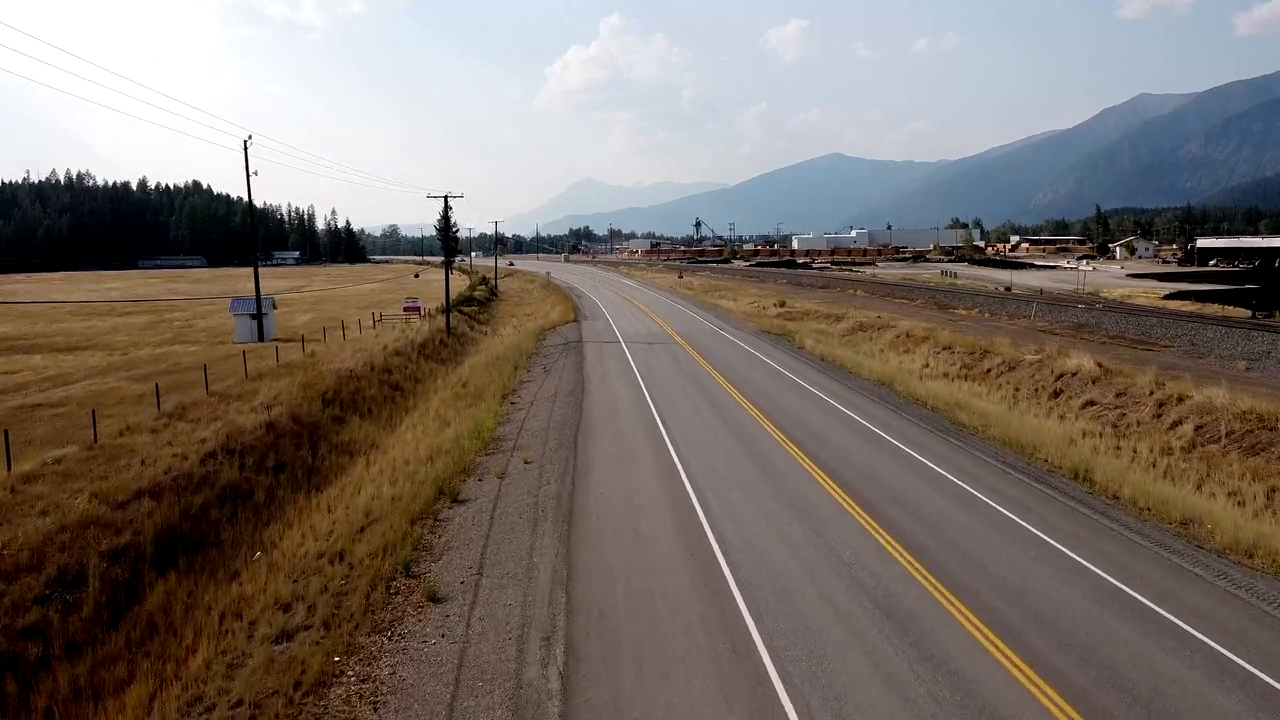
#> input picture frame 30 of 8_road_line_detection/video1.mp4, 1280 x 720 px
$ python road_line_detection.py
#> lines starting #> are read from the running program, lines starting #| are printed output that depends on the picture; after the words box and inside, x2 and y2 are one past the last pixel; in counts of white or black regions, pixels touching at a corner belong together
#> further down, img is the input picture: shape (720, 1280, 3); mean B, G, R 105.4, 112.4, 122.6
import cv2
import numpy as np


def region_of_interest(image, vertices):

    mask = np.zeros_like(image)

    match_mask_color = 255

    cv2.fillPoly(mask, vertices, match_mask_color)

    masked_image = cv2.bitwise_and(image, mask)

    return masked_image


# [23 lines left out: function drawLines, not called in this run]
def drawLines(image, lines):

    image = np.copy(image)

    blank_image = np.zeros(
        (image.shape[0], image.shape[1], 3),
        dtype=np.uint8
    )

    if lines is not None:

        for x1, y1, x2, y2 in lines:

            cv2.line(
                blank_image,
                (x1, y1),
                (x2, y2),
                (0, 255, 0),
                thickness=10
            )

    image = cv2.addWeighted(
        image,
        0.8,
        blank_image,
        1,
        0.0
    )

    return image
def process(image):

    # Burada img yerine image kullanıldı
    height, width = image.shape[0], image.shape[1]

    region_of_interest_vertices = [
        (0, height),
        (width / 2, height / 2),
        (width, height)
    ]

    gray_image = cv2.cvtColor(
        image,
        cv2.COLOR_BGR2GRAY
    )
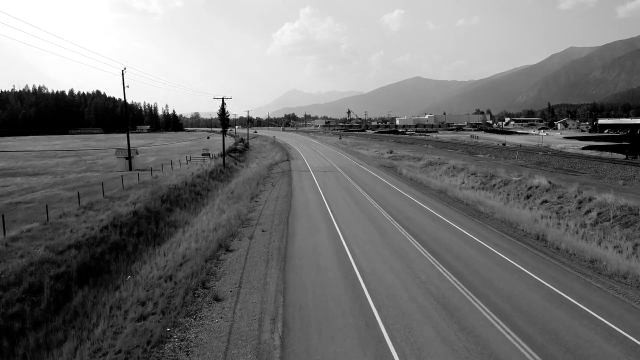
#> gray_image: shape (720, 1280) (shown at 1/2 size); min 0, max 255, mean 114.7

    canny_image = cv2.Canny(
        gray_image,
        250,
        120
    )
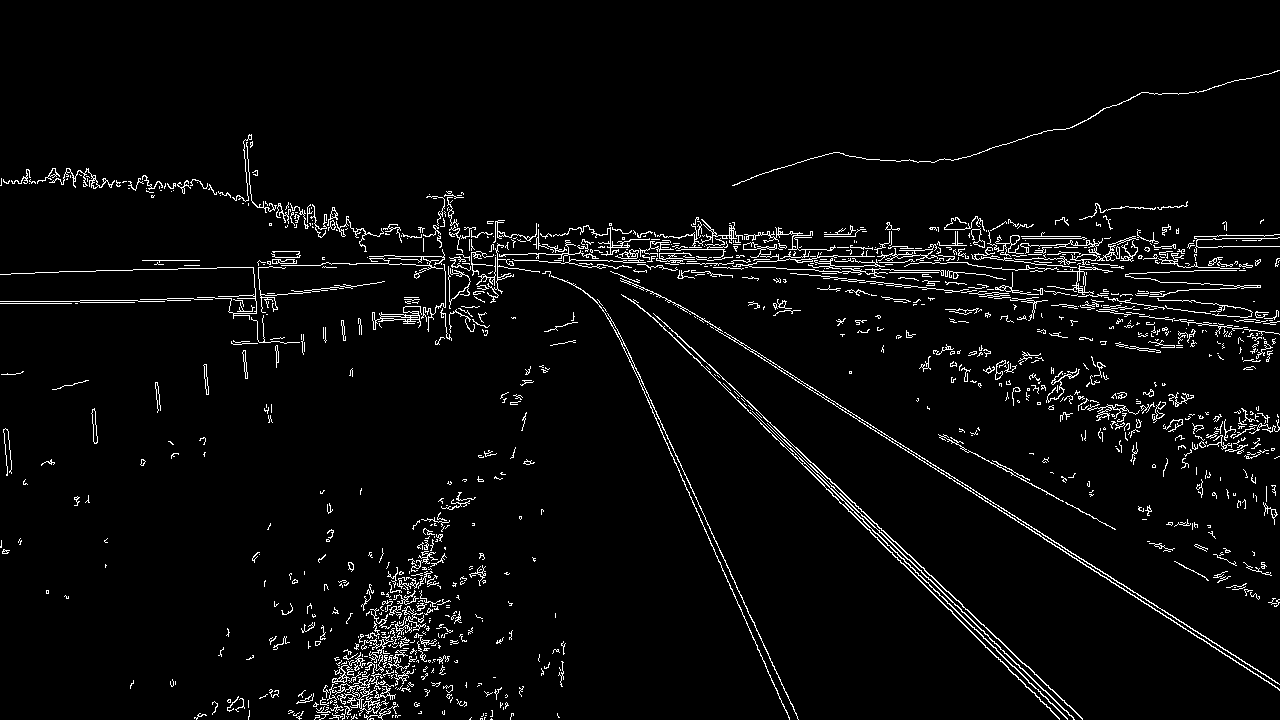
#> canny_image: shape (720, 1280); 3.8% white in thin lines or dots

    cropped_image = region_of_interest(
        canny_image,
        np.array(
            [region_of_interest_vertices],
            np.int32
        )
    )
#> in region_of_interest, `cv2.fillPoly(mask, vertices, match_mask_color)`:
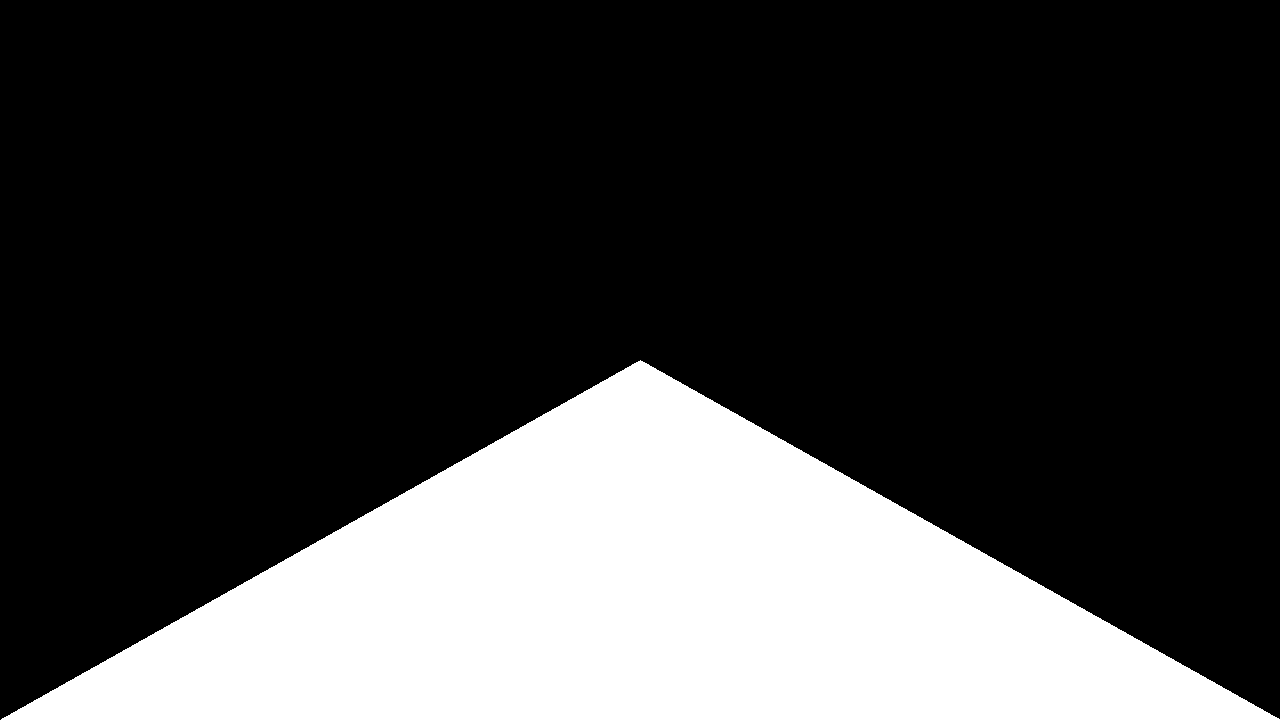
#> mask: shape (720, 1280); 25% white; 1 white region, box (x1, y1, x2, y2) and area: (1, 360, 1280, 720) 230680
#> in region_of_interest, `masked_image = cv2.bitwise_and(image, mask)`:
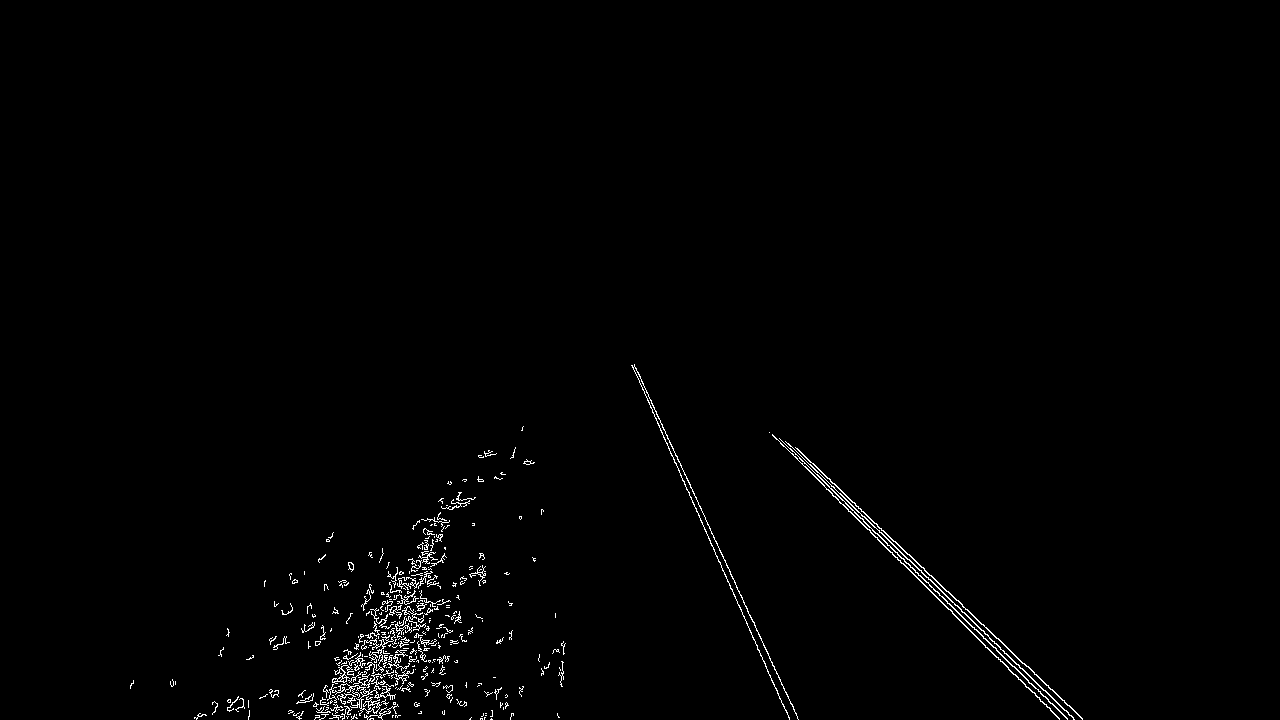
#> masked_image: shape (720, 1280); 0.97% white in thin lines or dots, all inside (x1, y1, x2, y2) = (130, 364, 1083, 720)

    lines = cv2.HoughLinesP(
        cropped_image,
        rho=2,
        theta=np.pi / 180,
        threshold=200,
        lines=np.array([]),
        minLineLength=150,
        maxLineGap=4
    )
#> lines = [[792, 453, 1000, 661], [634, 365, 797, 716], [917, 563, 1079, 715], [632, 365, 789, 718], [788, 443, 1074, 719], [845, 503, 1047, 699]]

    # print(lines)

    imageWithLine = drawLines(
        image,
        lines
    )

    return imageWithLine


cap = cv2.VideoCapture("video1.mp4")


while True:

    success, img = cap.read()

    # Önce success kontrol edilmeli
    if success:

#> (the run stopped early here; a loop or call above may not have finished)

$ run again, starting later in the video
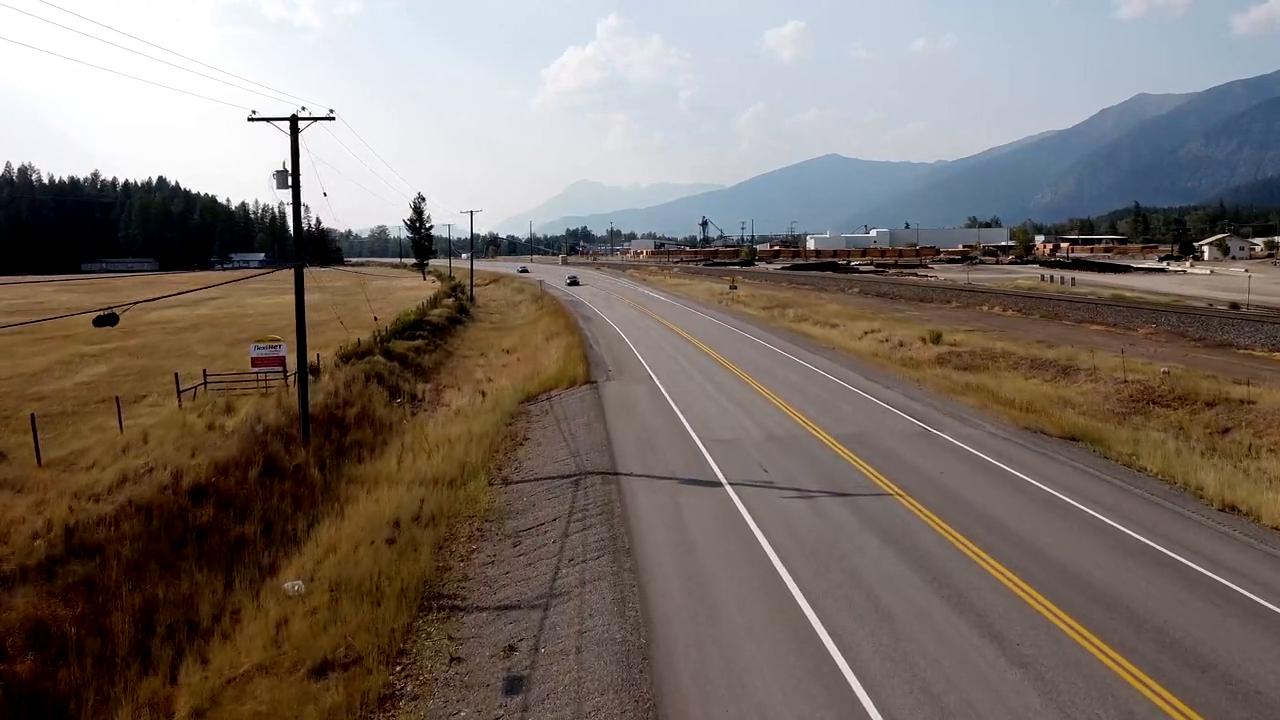
#> input picture frame 137 of 8_road_line_detection/video1.mp4, 1280 x 720 px
#> img is the input picture: shape (720, 1280, 3); mean B, G, R 104.7, 112.1, 122.4
#> in process, `canny_image = cv2.Canny( gray_image, 250, 120 )`:
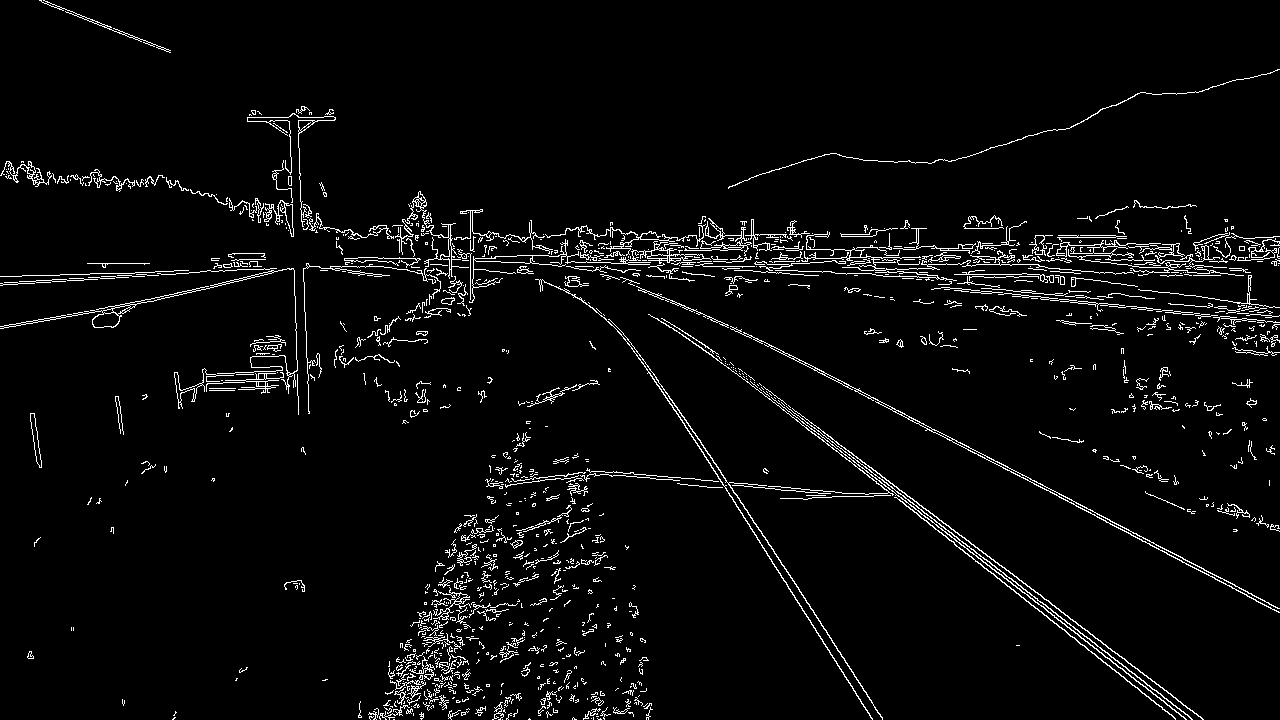
#> canny_image: shape (720, 1280); 3.9% white in thin lines or dots
#> mask: shape (720, 1280); 25% white; 1 white region, box (x1, y1, x2, y2) and area: (1, 360, 1280, 720) 230680
#> in region_of_interest, `masked_image = cv2.bitwise_and(image, mask)`:
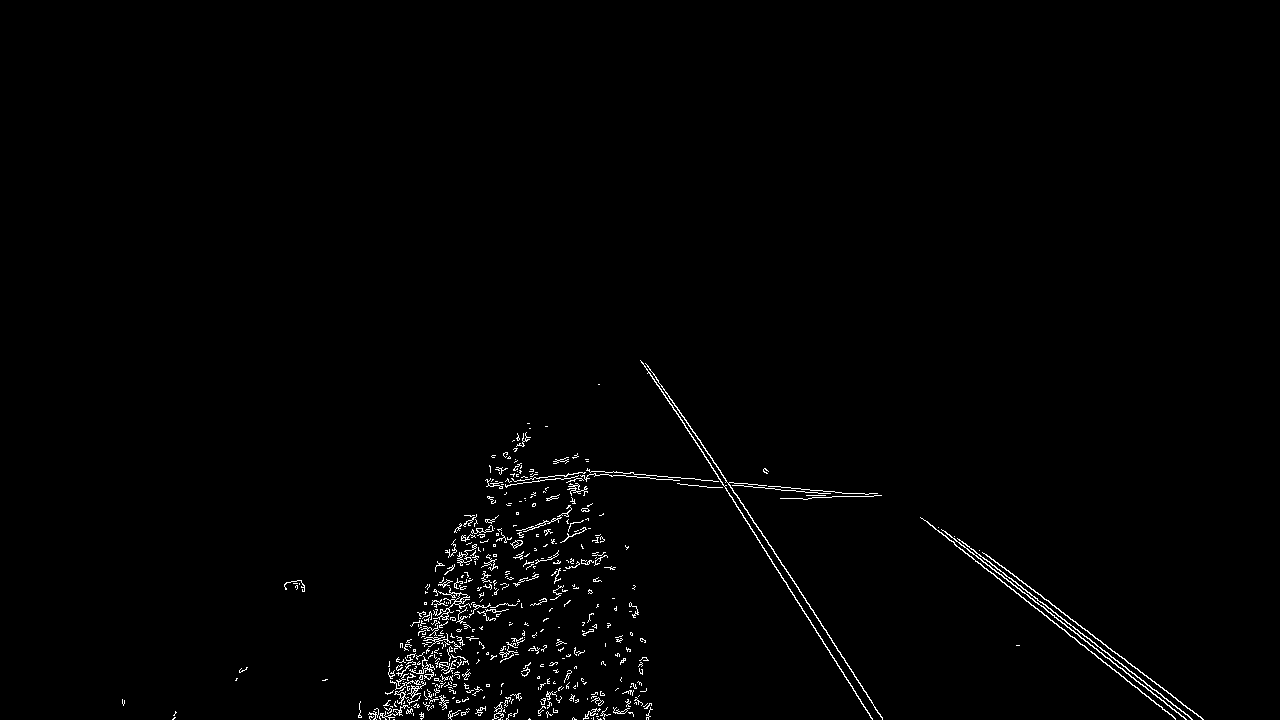
#> masked_image: shape (720, 1280); 1.1% white in thin lines or dots, all inside (x1, y1, x2, y2) = (122, 360, 1204, 720)
#> lines = [[1052, 605, 1203, 719], [650, 373, 771, 559], [1036, 602, 1186, 719], [730, 485, 882, 719], [949, 540, 1172, 715]]

$ run again, starting later in the video
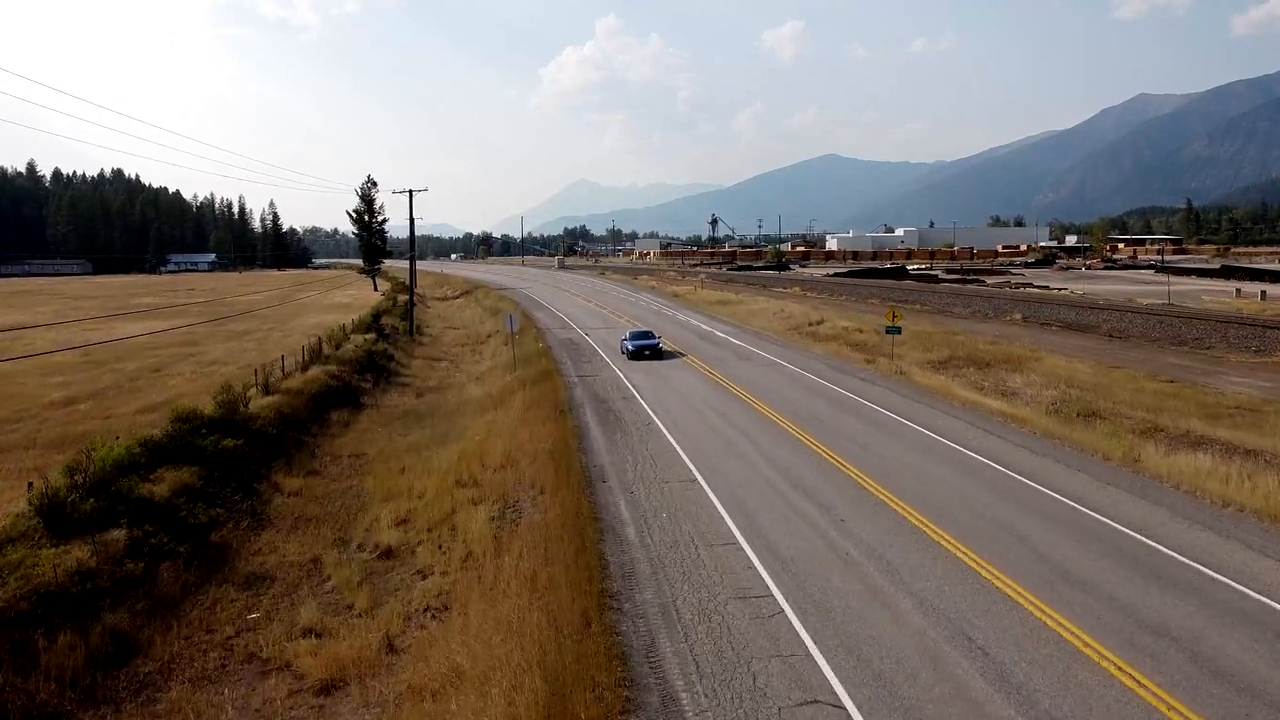
#> input picture frame 244 of 8_road_line_detection/video1.mp4, 1280 x 720 px
#> img is the input picture: shape (720, 1280, 3); mean B, G, R 105.1, 113.5, 124.2
#> in process, `canny_image = cv2.Canny( gray_image, 250, 120 )`:
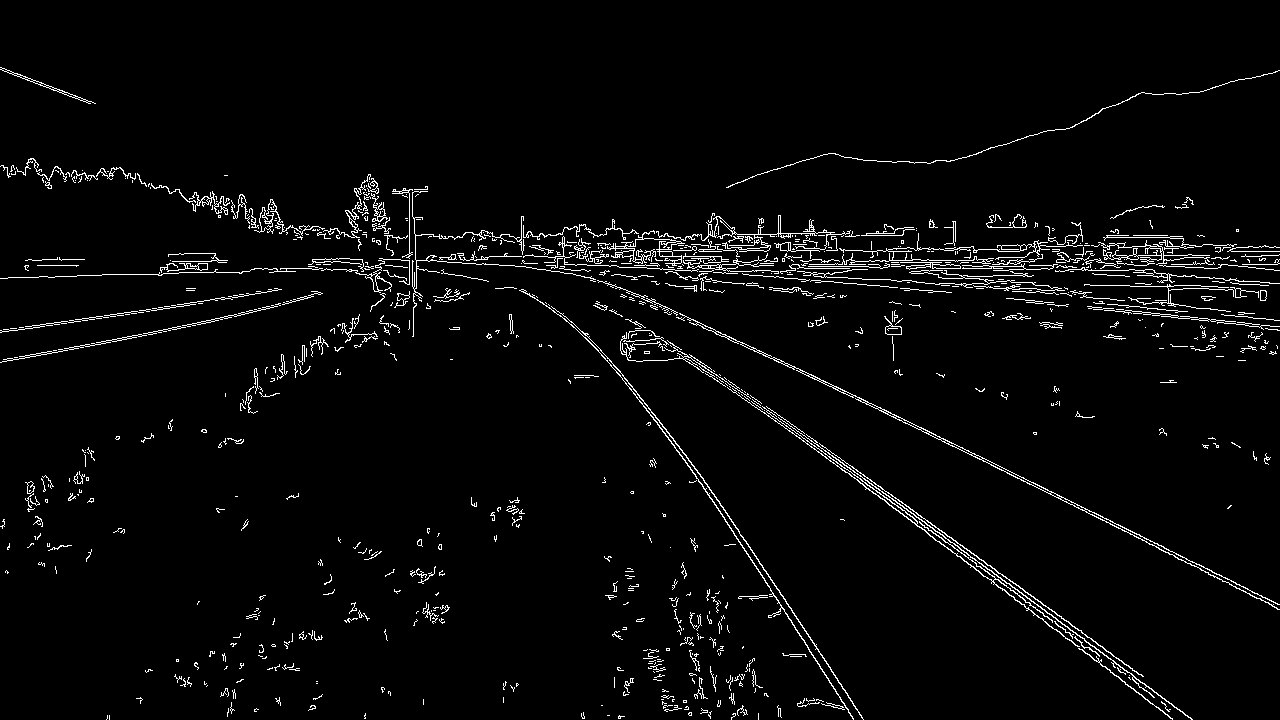
#> canny_image: shape (720, 1280); 3.2% white in thin lines or dots
#> mask: shape (720, 1280); 25% white; 1 white region, box (x1, y1, x2, y2) and area: (1, 360, 1280, 720) 230680
#> in region_of_interest, `masked_image = cv2.bitwise_and(image, mask)`:
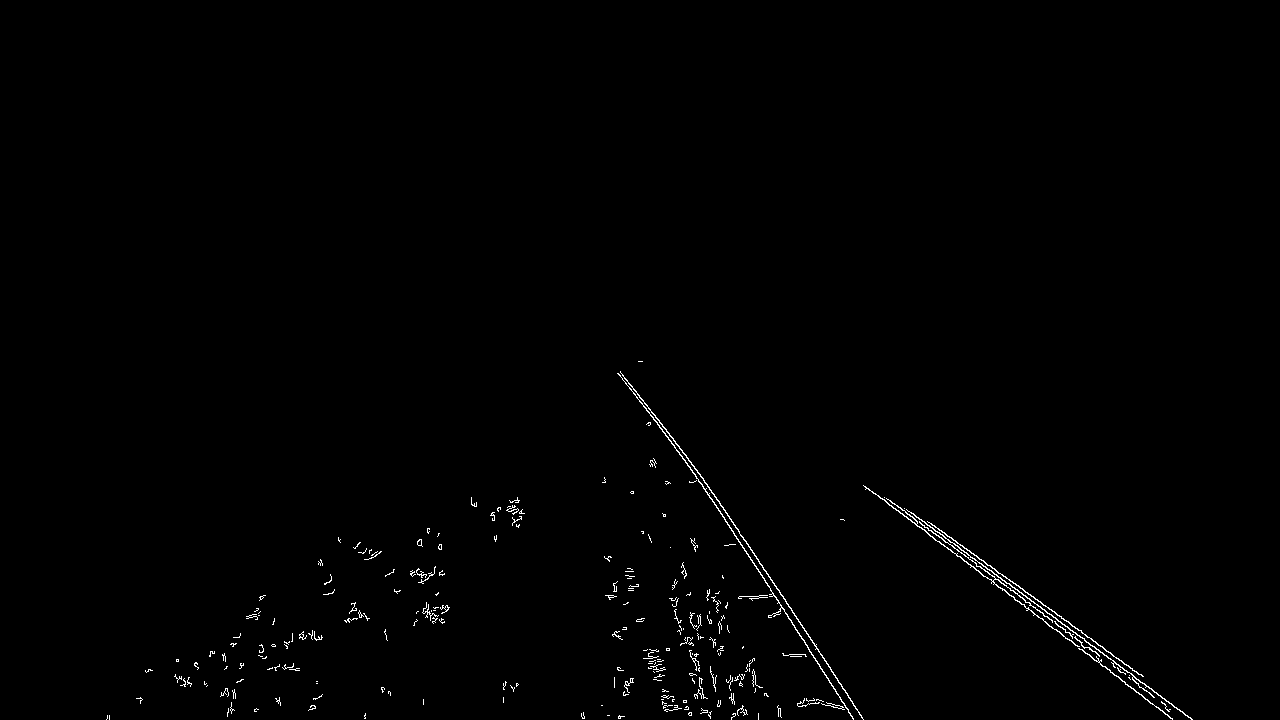
#> masked_image: shape (720, 1280); 0.67% white in thin lines or dots, all inside (x1, y1, x2, y2) = (106, 361, 1193, 720)
#> lines = [[865, 486, 1142, 695], [904, 508, 1084, 638], [929, 522, 1139, 674], [701, 483, 852, 716], [686, 455, 847, 693]]
